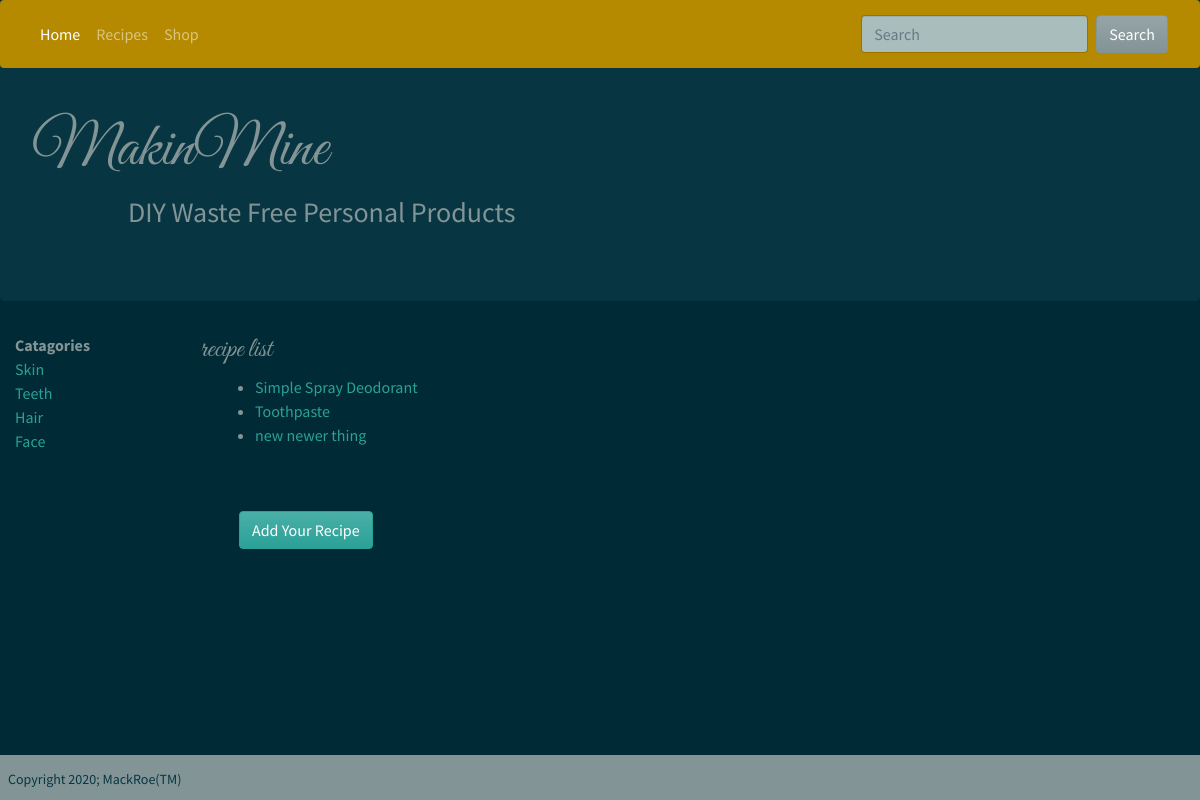
The app's page /recipe_list/, older data.
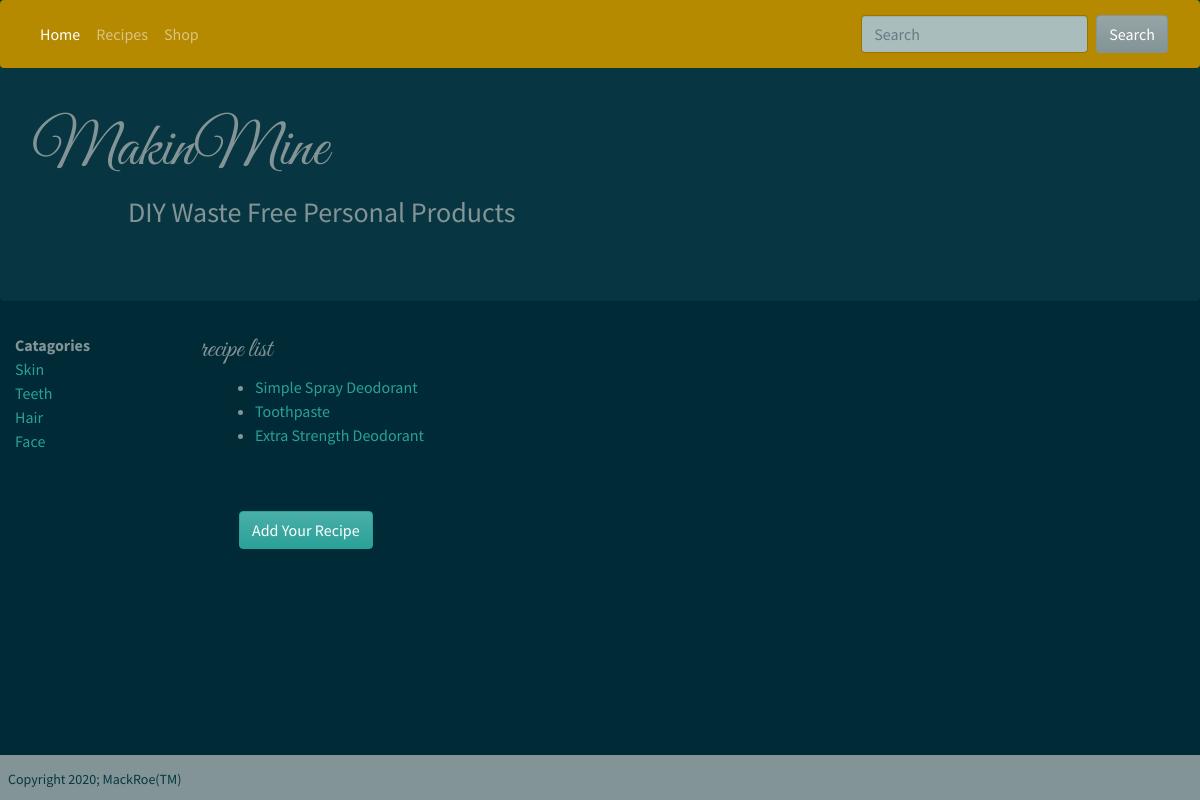
The same page, newer data.
### recipes/models.py (models this page shows, shortened)
class Recipe(models.Model):
    title = models.CharField(max_length=200, unique=True)
    pub_date = models.DateTimeField(auto_now_add=True)
    catagory = models.CharField(max_length=200, default='')
    ingredients = models.TextField(default='')
    instructions = models.TextField(default='')
    rating = models.IntegerField(default=0)
    slug = models.SlugField(null=True)
    submitter = models.CharField(max_length=200, default='')

### recipes/views.py (the view)
# urls.py: path('recipe_list/', RecipeListView.as_view(), name='recipe_list'),
class RecipeListView(ListView):
    model = Recipe
    def get(self, request):
        recipe_list = self.get_queryset().all()
        return render(request, 'recipe_list.html', {
            'recipe_list': recipe_list
        })

### recipes/templates/recipe_list.html
{% extends "base.html" %}
{% block content %}
<h2>recipe list</h2>
<div class="col-md-8 pb-5">
    <ul>
        {% for recipe in recipe_list %}
        <li>
            <a href="{% url 'recipe_detail' recipe.slug %}" title="">
                {{ recipe.title }}
            </a>
        </li>
        {% endfor %}
    </ul>
    <p>
        <a href="{% url 'add_recipe' %}" class="btn btn-success ml-4 mt-5 mb-5">
            Add Your Recipe
        </a>
    </p>
</div>
{% endblock %}

Row changes from the older to the newer data that the page shows:
removed Recipe: title "new newer thing"
added Recipe: title "Extra Strength Deodorant"
